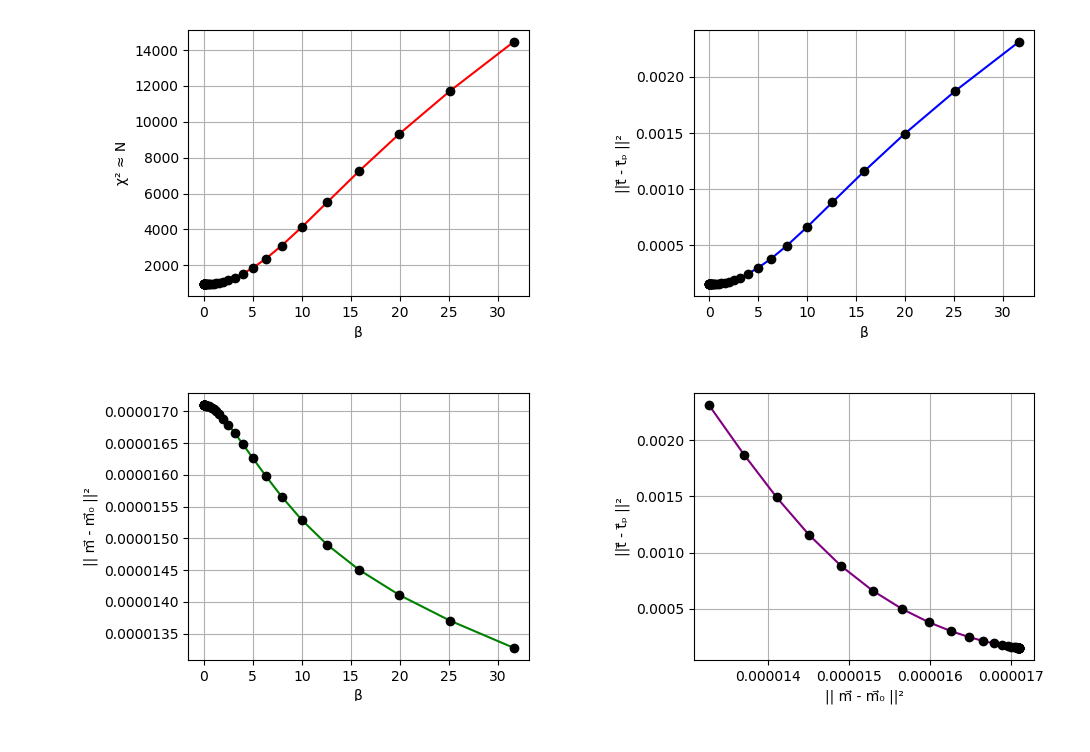

Here is the Julia script that generated this plot:

using DelimitedFiles, PyPlot, Statistics, LinearAlgebra

include("LinearTomography.jl")

tomo_data=readdlm("tomo_data.txt"); # data set
xs=tomo_data[:,1]; # x coordinates of sources
zs=tomo_data[:,2]; # z coordinates of sources
xr=tomo_data[:,3]; # x coordinates of receiver
zr=tomo_data[:,4]; # z coordinates of receiver
t=tomo_data[:,5]; # Travel times;


#Show how to compute sources adn receivers:

ns=50;
nr=50;
#Grid points:
grid=(100,100)
gz,gx= grid

#Vectors for sources and receivers!

sx=zeros(Float64,ns);
sz=LinRange(minimum(zs),maximum(zs),ns);

rx=300.0*ones(Float64,ns);
rz=LinRange(minimum(zr),maximum(zr),nr);

sources=[sx sz]; receivers=[rx rz];


D=DistanceMatrix(sources, receivers, grid)


#Velocity or Slowness initial model
s=1/1000; 

M0=s*ones(Float64,(grid[1],grid[2]));
m0=zeros(Float64,grid[1]*grid[2]);

#Vectorize the model
for ix=1:grid[2]
    for iz=1:grid[1]
        k=(ix-1)*size(M0,1) +iz
        m0[k]=M0[iz,ix]
    end
end




μ=10; # Define a new μ for problem 3.

u=Matrix(μ*I, gz*gx, gz*gx)

#Initial slowness model:
slo=reshape(m0,(gz,gx))
(Dx,Dz)=Derivatives(slo,1);  


#=
βx=100.0;
βz=βx;

Dxm0=βx*(Dx*m0);
Dzm0=βz*(Dz*m0);
#Build aumented forward:

A=vcat(D,u,βx*Dx,βz*Dz); #Concatenation of forward models. Left side of the equation.
y=vcat(t,μ*m0,Dxm0,Dzm0) #right side of the equation

#Inversion using CG:
nt=100;
m=cgaq(A,y,nt)
m=reshape(m,(gz,gx));
=#
#Examples to fit mu to the level of noise variance.


p =1*collect(-2:0.1:1.5);
β = 10.0 .^(p);;
misfit=zeros(Float64,length(β));
modelnorm=zeros(Float64,length(β));
chi2=zeros(Float64,length(β));


for i=1:length(β)
   

    #β .= 6.8;    
    
    Dxm0=β[i].*(Dx*m0);
    Dzm0=β[i].*(Dz*m0);
    A=vcat(D,u,β[i]*Dx,β[i]*Dz); 
    y=vcat(t,μ*m0,Dxm0,Dzm0); 

    nt=250;
    m=cgaq(A,y,nt)
    m=reshape(m,(gz,gx));


    tp=A[1:length(t),:]*m[:]; #t predicted
    σ=4e-4 #Noise variance;
    misfit[i]= (norm(t .- tp,2)).^2;
    modelnorm[i] = norm( m[:] .- m0 ,2).^2;
    chi2[i]=misfit[i]/(σ^2);


end




fig, axs = plt.subplots(2, 2)
axs[1, 1].plot(β,chi2,c="r");
axs[1,1].plot(β,chi2,"ko");
#axs[1,1].set_title("χ² vs β",)
axs[1,1].set_xlabel("β",)
axs[1,1].set_ylabel("χ² ≈ N")
axs[1,1].grid("True")

axs[1,2].plot(β,misfit,c="b");
axs[1,2].plot(β,misfit,"ko");
#axs[1,2].set_title("|| t⃗ - t⃗ₚ ||² vs β",)
axs[1,2].set_xlabel("β",)
axs[1,2].set_ylabel("||t⃗ - t⃗ₚ ||²")
axs[1,2].grid("True")

axs[2,1].plot(β,modelnorm,c="g");
axs[2,1].plot(β,modelnorm,"ko");
#axs[1,3].set_title("|| t⃗ - t⃗ₚ ||² vs β",)
axs[2,1].set_xlabel("β",)
axs[2,1].set_ylabel("|| m⃗ - m⃗₀ ||²")
axs[2,1].ticklabel_format(style="sci", axis="y")
axs[2,1].grid("True")

axs[2,2].plot(modelnorm,misfit,c="Purple");
axs[2,2].plot(modelnorm,misfit,"ko");
#axs[1,3].set_title("|| t⃗ - t⃗ₚ ||² vs β",)
axs[2,2].set_xlabel("|| m⃗ - m⃗₀ ||²",)
axs[2,2].set_ylabel("||t⃗ - t⃗ₚ ||²")
axs[2,2].ticklabel_format(style="sci", axis="y")
axs[2,2].grid("True")


tight_layout()
